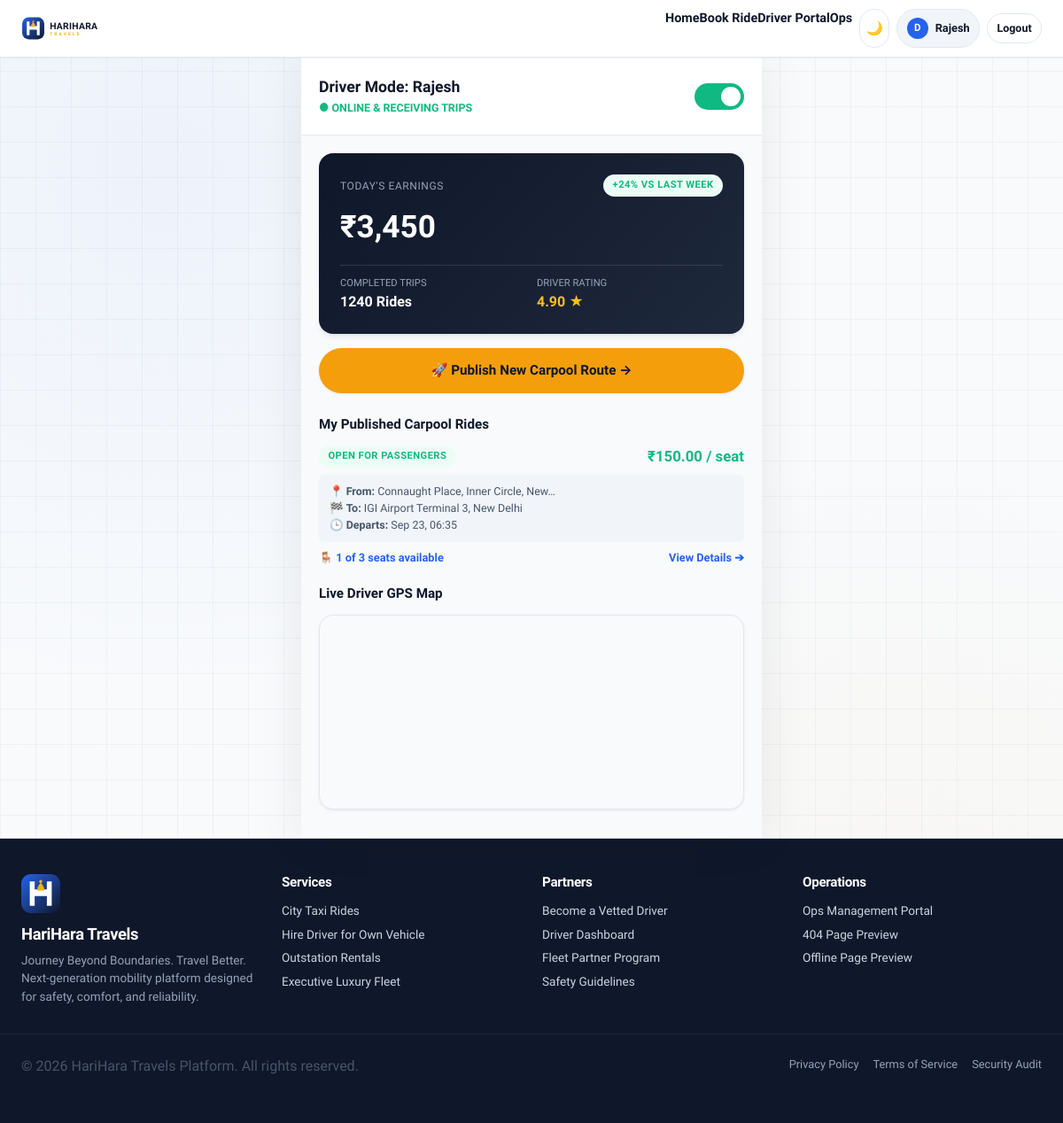
Before: /driver/dashboard/ (signed in) with the older database file.
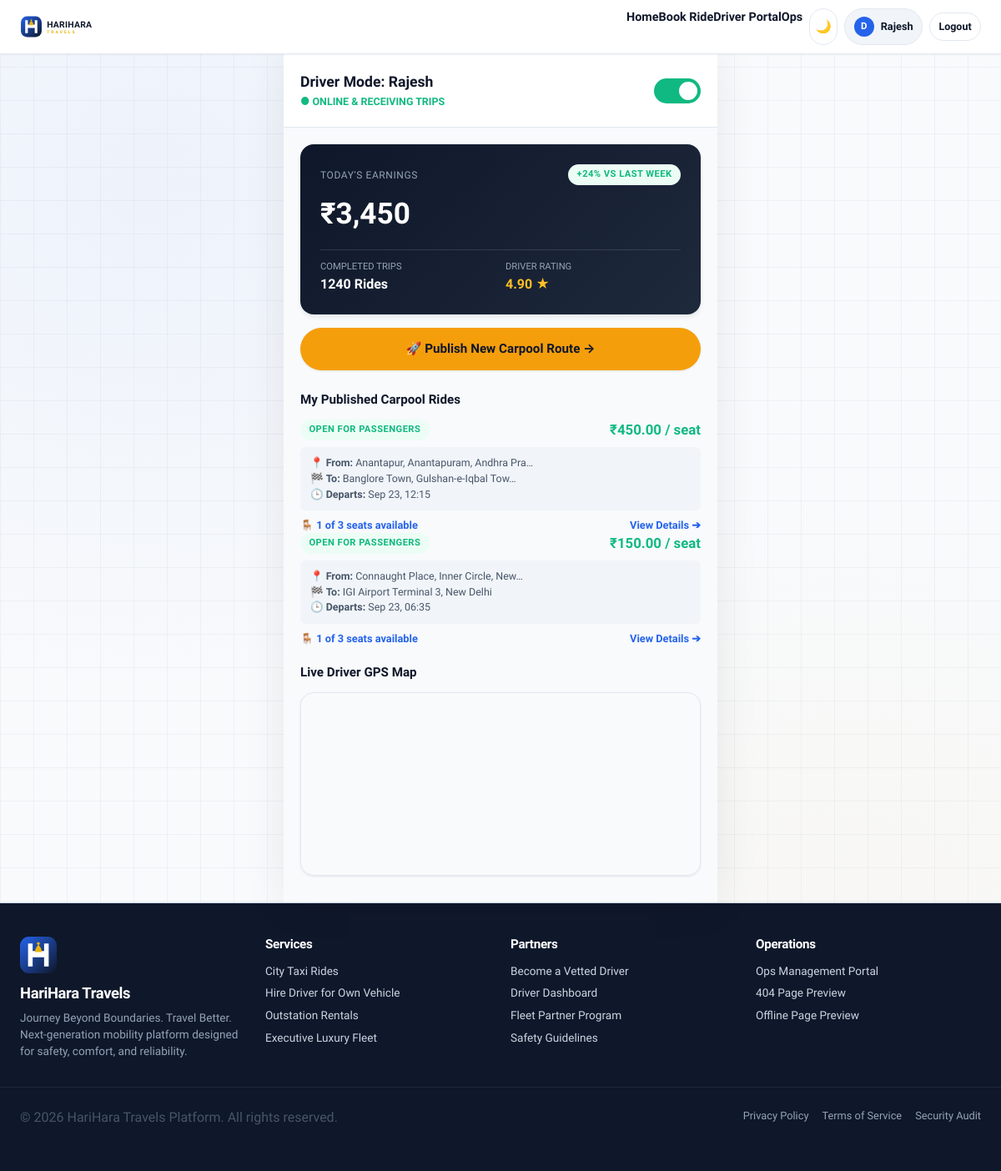
After: the same page with the newer database file.
### apps/bookings/models.py (models this page shows, shortened)
class RideOffer(models.Model):
    id = models.UUIDField(primary_key=True, default=uuid.uuid4, editable=False)
    driver = models.ForeignKey(settings.AUTH_USER_MODEL, on_delete=models.CASCADE, related_name='published_rides')
    origin_address = models.TextField()
    origin_latitude = models.FloatField()
    origin_longitude = models.FloatField()
    destination_address = models.TextField()
    destination_latitude = models.FloatField()
    destination_longitude = models.FloatField()
    departure_datetime = models.DateTimeField()
    total_seats = models.PositiveIntegerField(default=3)
    available_seats = models.PositiveIntegerField(default=3)
    price_per_seat = models.DecimalField(max_digits=10, decimal_places=2, default=150.00)
    vehicle_model = models.CharField(max_length=100, default='Honda City')
    vehicle_number = models.CharField(max_length=30, default='DL-01-AB-1234')
    vehicle_category = models.CharField(max_length=20, choices=VehicleCategory.choices, default=VehicleCategory.SEDAN)
    description = models.TextField(null=True, blank=True)
    status = models.CharField(max_length=20, choices=RideOfferStatus.choices, default=RideOfferStatus.OPEN)
    created_at = models.DateTimeField(auto_now_add=True)
    updated_at = models.DateTimeField(auto_now=True)

### apps/drivers/views.py (the view)
# urls.py: path('dashboard/', views.dashboard, name='dashboard'),
@login_required
def dashboard(request):
    profile, _ = DriverProfile.objects.get_or_create(
        user=request.user,
        defaults={'license_number': f"LIC-{request.user.id:06d}"}
    )
    from bookings.models import RideOffer, Booking
    published_rides = RideOffer.objects.filter(driver=request.user).order_by('-created_at')
    assigned_bookings = Booking.objects.filter(driver=profile).exclude(status__startswith='CANCELLED').order_by('-created_at')[:10]
    return render(request, 'driver/dashboard.html', {
        'profile': profile,
        'published_rides': published_rides,
        'assigned_bookings': assigned_bookings
    })

### common/context_processors.py (called while the page is built)
def brand_context(request):
    user_role = getattr(request.user, 'role', 'GUEST') if getattr(request, 'user', None) and request.user.is_authenticated else 'GUEST'
    return {
        'PLATFORM_NAME': settings.AURA_PLATFORM['NAME'],
        'PLATFORM_TAGLINE': settings.AURA_PLATFORM['TAGLINE'],
        'PLATFORM_CURRENCY': settings.AURA_PLATFORM['CURRENCY'],
        'CURRENT_ROLE': user_role,
        'IS_CUSTOMER': user_role == 'CUSTOMER',
        'IS_DRIVER': user_role == 'DRIVER',
        'IS_ADMIN': user_role == 'ADMIN' or getattr(request.user, 'is_superuser', False),
    }

### templates/driver/dashboard.html (shortened to what the changed rows need)
{% extends 'base/base.html' %}
{% block content %}
<div class="mobile-app-shell">
  <div style="padding: 1rem 1.25rem 2rem;">
    {% if published_rides %}
      {% for offer in published_rides %}
        <div class="mobile-card-tile" style="display: flex; flex-direction: column; align-items: stretch; gap: 0.5rem;">
          <div class="flex items-center justify-between">
            <span class="badge badge-success" style="font-size: 0.7rem;">{{ offer.get_status_display }}</span>
            <span style="font-size: 1.05rem; font-weight: 800; color: var(--color-success);">₹{{ offer.price_per_seat }} / seat</span>
          </div>
          <div style="font-size: 0.78rem; color: var(--color-text-secondary); background: var(--color-surface-hover); padding: 0.6rem 0.75rem; border-radius: var(--radius-sm);">
            <div>📍 <strong>From:</strong> {{ offer.origin_address|truncatechars:35 }}</div>
            <div>🏁 <strong>To:</strong> {{ offer.destination_address|truncatechars:35 }}</div>
            <div>🕒 <strong>Departs:</strong> {{ offer.departure_datetime|date:"M d, H:i" }}</div>
          </div>
          <div class="flex items-center justify-between" style="font-size: 0.8rem; color: var(--color-brand-blue); font-weight: 600;">
            <span>🪑 {{ offer.available_seats }} of {{ offer.total_seats }} seats available</span>
            <span>View Details ➔</span>
          </div>
        </div>
      {% endfor %}
    {% endif %}
  </div>
</div>
{% endblock %}

Changed rows visible on the page:
added RideOffer: status "OPEN FOR PASSENGERS", price_per_seat "450.00", origin_address "Anantapur, Anantapuram, Andhra Pra…", destination_address "Banglore Town, Gulshan-e-Iqbal Tow…", departure_datetime "Sep 23, 12:15", available_seats "1", total_seats "3"
